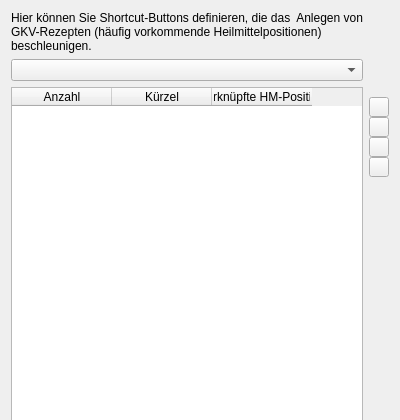
<?xml version="1.0" encoding="UTF-8"?>
<ui version="4.0">
 <class>ConfShortcuts</class>
 <widget class="QWidget" name="ConfShortcuts">
  <property name="geometry">
   <rect>
    <x>0</x>
    <y>0</y>
    <width>400</width>
    <height>413</height>
   </rect>
  </property>
  <property name="windowTitle">
   <string>Form</string>
  </property>
  <layout class="QGridLayout" name="gridLayout">
   <item row="2" column="0" rowspan="6">
    <widget class="QTableWidget" name="tableShortcuts">
     <property name="minimumSize">
      <size>
       <width>0</width>
       <height>350</height>
      </size>
     </property>
     <column>
      <property name="text">
       <string>Anzahl</string>
      </property>
     </column>
     <column>
      <property name="text">
       <string>Kürzel</string>
      </property>
     </column>
     <column>
      <property name="text">
       <string>Verknüpfte HM-Position</string>
      </property>
     </column>
    </widget>
   </item>
   <item row="2" column="1">
    <widget class="QWidget" name="widget" native="true">
     <layout class="QVBoxLayout" name="verticalLayout">
      <property name="spacing">
       <number>0</number>
      </property>
      <property name="leftMargin">
       <number>0</number>
      </property>
      <property name="topMargin">
       <number>10</number>
      </property>
      <property name="rightMargin">
       <number>0</number>
      </property>
      <property name="bottomMargin">
       <number>0</number>
      </property>
      <item>
       <widget class="QPushButton" name="pbAdd">
        <property name="maximumSize">
         <size>
          <width>20</width>
          <height>20</height>
         </size>
        </property>
        <property name="toolTip">
         <string>Shortcut hinzufügen</string>
        </property>
        <property name="text">
         <string/>
        </property>
        <property name="icon">
         <iconset resource="images/images.qrc">
          <normaloff>:/plus.png</normaloff>:/plus.png</iconset>
        </property>
       </widget>
      </item>
      <item>
       <widget class="QPushButton" name="pbDel">
        <property name="maximumSize">
         <size>
          <width>20</width>
          <height>20</height>
         </size>
        </property>
        <property name="toolTip">
         <string>Shortcut entfernen</string>
        </property>
        <property name="text">
         <string/>
        </property>
        <property name="icon">
         <iconset resource="images/images.qrc">
          <normaloff>:/minus.png</normaloff>:/minus.png</iconset>
        </property>
       </widget>
      </item>
      <item>
       <widget class="QPushButton" name="pbUp">
        <property name="maximumSize">
         <size>
          <width>20</width>
          <height>20</height>
         </size>
        </property>
        <property name="toolTip">
         <string>Nach oben</string>
        </property>
        <property name="text">
         <string/>
        </property>
        <property name="icon">
         <iconset resource="images/images.qrc">
          <normaloff>:/up.png</normaloff>:/up.png</iconset>
        </property>
       </widget>
      </item>
      <item>
       <widget class="QPushButton" name="pbDown">
        <property name="maximumSize">
         <size>
          <width>20</width>
          <height>20</height>
         </size>
        </property>
        <property name="toolTip">
         <string>Nach unten</string>
        </property>
        <property name="text">
         <string/>
        </property>
        <property name="icon">
         <iconset resource="images/images.qrc">
          <normaloff>:/down.png</normaloff>:/down.png</iconset>
        </property>
       </widget>
      </item>
      <item>
       <spacer name="verticalSpacer">
        <property name="orientation">
         <enum>Qt::Vertical</enum>
        </property>
        <property name="sizeHint" stdset="0">
         <size>
          <width>20</width>
          <height>40</height>
         </size>
        </property>
       </spacer>
      </item>
     </layout>
    </widget>
   </item>
   <item row="0" column="0">
    <widget class="QLabel" name="label">
     <property name="text">
      <string>Hier können Sie Shortcut-Buttons definieren, die das  Anlegen von GKV-Rezepten (häufig vorkommende Heilmittelpositionen) beschleunigen.</string>
     </property>
     <property name="wordWrap">
      <bool>true</bool>
     </property>
    </widget>
   </item>
   <item row="1" column="0">
    <widget class="QComboBox" name="cbProfession"/>
   </item>
  </layout>
 </widget>
 <resources>
  <include location="images/images.qrc"/>
 </resources>
 <connections/>
</ui>
